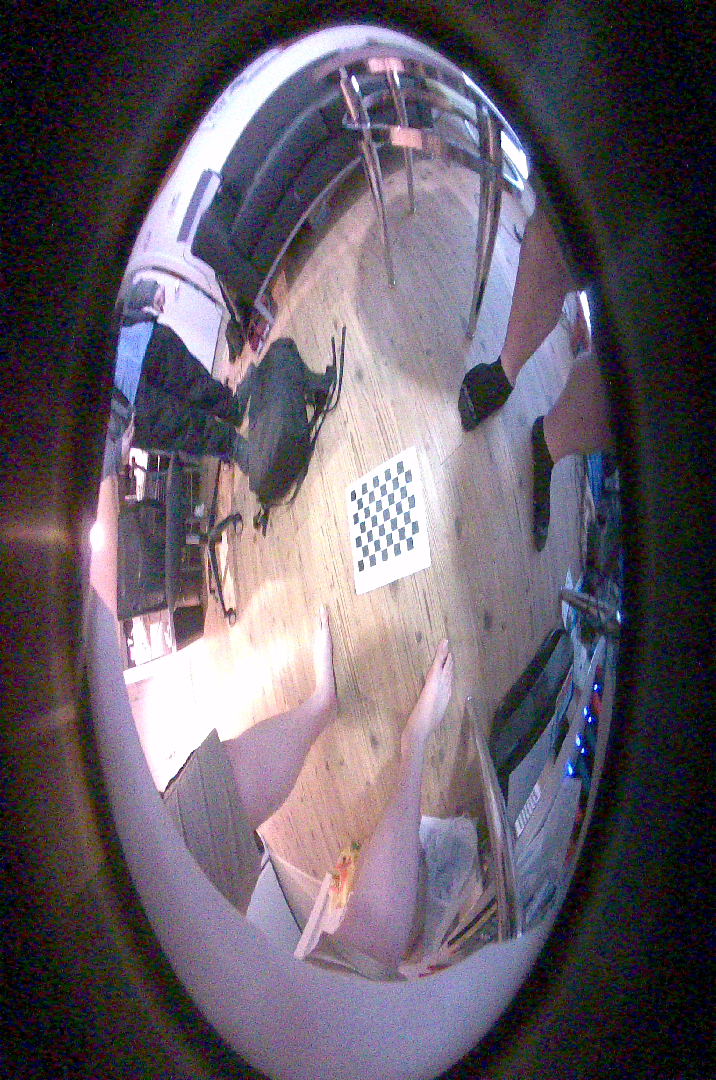
#> input picture calibration_images/image1.png, 716 x 1080 px, given as the content of the folder calibration_images/left, which was not available
$ python calibration.py --output_folder out --images calibration_images   (older library calls are emulated)
#> lines starting #> are read from the running program, lines starting #| are printed output that depends on the picture; after the words box and inside, x2 and y2 are one past the last pixel; in counts of white or black regions, pixels touching at a corner belong together; long printed decimals are rounded; pictures that were not available may be replaced by others from this repository, and a replacement may not be noted
### undistort.py
import cv2.fisheye
import numpy as np
import cv2


def undistort_pinhole(img, K, D, R, P):
    h, w = img.shape[:2]

    leftMapX, leftMapY = cv2.initUndistortRectifyMap(K, D, R, P, (w, h), cv2.CV_32FC1)
    return cv2.remap(img, leftMapX, leftMapY, cv2.INTER_LINEAR, cv2.BORDER_CONSTANT)

# [10 lines left out: function undistort_fisheye, not called in this run]

def nothing(x):
    pass

# [51 lines that do not run on import are left out]

### utils.py
import cv2
import numpy as np

import re

# crop padding from opencv image
def crop_padding(image, left, right, top, bottom):
    return image[top:image.shape[0]-bottom, left:image.shape[1]-right]

def crop_left(img):
    cropped_img = img[0:img.shape[0], 0:int(img.shape[1]/2)]
    return cropped_img

def crop_right(img):
    cropped_img = img[0:img.shape[0], int(img.shape[1]/2):int(img.shape[1])]
    return cropped_img

# [39 lines left out: functions crop_sphere, downsample_image, colormap_depth, not called in this run]

def draw_stereo_lines(image):
    ret_image = image.copy()

    #draw n horizontal lines across image
    for i in range(0, image.shape[0], 10):
        cv2.line(ret_image, (0, i), (image.shape[1], i), (0, 255, 0), 1)

    return ret_image

def atoi(text):
    return int(text) if text.isdigit() else text
def natural_keys(text):
    return [ atoi(c) for c in re.split('(\d+)',text) ]

def sort_files(files):
    return files.sort(key=natural_keys)

### calibration.py
import cv2.fisheye
import numpy as np
import cv2 as cv
import glob
import undistort
import utils
import argparse
import os

# termination criteria
criteria = (cv.TERM_CRITERIA_EPS + cv.TERM_CRITERIA_MAX_ITER, 100, 1e-5)

checkerboard_flags = cv2.CALIB_CB_ADAPTIVE_THRESH + cv2.CALIB_CB_FILTER_QUADS + cv2.CALIB_CB_FAST_CHECK


# Arrays to store object points and image points from all the images.
objpoints = [] # 3d point in real world space

imgpoints0 = [] # 2d points in image plane.
imgpoints1 = [] # 2d points in image plane.

if __name__ == "__main__":
    parser = argparse.ArgumentParser(description='Camera calibration')
    parser.add_argument('--output_folder', type=str, required=True, help='Path to the stereo calibration output folder')
    parser.add_argument('--images', type=str, required=True, help='Folder containing left and right images')
    parser.add_argument('--grid_size', type=tuple, required=False, default=(6, 0, 9), help='Checkerboard grid size in the form X,X')
    parser.add_argument('--square_size', type=float, required=False, default=76.4, help='Checkerboard square size (mm)')
    parser.add_argument('--skip_frames', type=int, required=False, default=1, help='Number of frames to skip')

    args = parser.parse_args()

    if not os.path.exists(args.output_folder):
        os.makedirs(args.output_folder)

    CHECKERBOARD = (int(args.grid_size[0]), int(args.grid_size[2]))

    # prepare object points, like (0,0,0), (1,0,0), (2,0,0) ....,(6,5,0)
    objp = np.zeros((1, CHECKERBOARD[0] * CHECKERBOARD[1], 3), np.float32)
    objp[:, :, :2] = np.mgrid[0:CHECKERBOARD[0], 0:CHECKERBOARD[1]].T.reshape(-1, 2)
    objp = objp * 0.001 * args.square_size

    images0 = glob.glob(args.images + "/left/*.png")
    images1 = glob.glob(args.images + "/right/*.png")
    utils.sort_files(images0)
    utils.sort_files(images1)

    cv2.namedWindow('frame0', cv2.WINDOW_NORMAL)
    cv2.resizeWindow('frame0', 400, 400)

    cv2.namedWindow('frame1', cv2.WINDOW_NORMAL)
    cv2.resizeWindow('frame1', 400, 400)

    print("gathering points")

    for i in range(0, len(images0), args.skip_frames):
        fname0 = images0[i]
        fname1 = images1[i]
        img0 = cv.imread(fname0)
#> img0 is the input picture: shape (1080, 716, 3); mean B, G, R 101.8, 91.2, 99.8
        img1 = cv.imread(fname1)

        cv.imshow('frame0', img0)
        cv.imshow('frame1', img1)

        gray0 = cv.cvtColor(img0, cv.COLOR_BGR2GRAY)
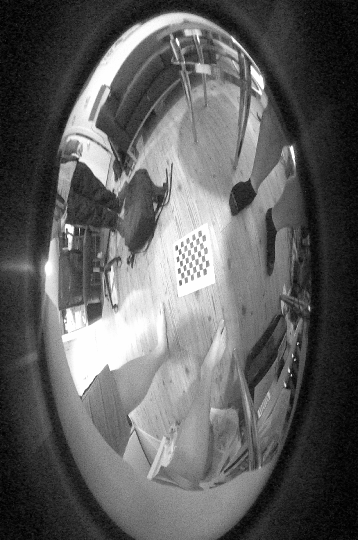
#> gray0: shape (1080, 716) (shown at 1/2 size); min 0, max 255, mean 95
        gray1 = cv.cvtColor(img1, cv.COLOR_BGR2GRAY)


        # Find the chess board corners
        ret0, corners0 = cv.findChessboardCorners(gray0, CHECKERBOARD, checkerboard_flags)
#> ret0 = True; corners0 = 54 rows, first 8: [362.5, 558.7], [361.1, 546.1], [360.4, 534], [358.2, 522.6], [357.3, 511.7], [355.7, 498.5], [368.4, 555.5], [367.1, 543.6]
        ret1, corners1 = cv.findChessboardCorners(gray1, CHECKERBOARD, checkerboard_flags)
#> ret1 = True; corners1 has the same summary as corners0

        # If found, add object points, image points (after refining them)
        if ret0 == True and ret1 == True:
            print("found chessboard")
            objpoints.append(objp)
            corners2 = cv.cornerSubPix(gray0, corners0, (3,3), (-1,-1), criteria)
#> corners2 = 54 rows, first 8: [362.6, 558.3], [361.4, 546.4], [360.2, 534.4], [358.7, 522.3], [357.5, 511], [355.8, 499.1], [368.4, 555.4], [367.3, 543.4]
            corners3 = cv.cornerSubPix(gray1, corners1, (3, 3), (-1, -1), criteria)
#> corners3 has the same summary as corners2

            imgpoints0.append(corners2)
            imgpoints1.append(corners3)

            # Draw and display the corners
            cv.drawChessboardCorners(img0, CHECKERBOARD, corners2, ret0)
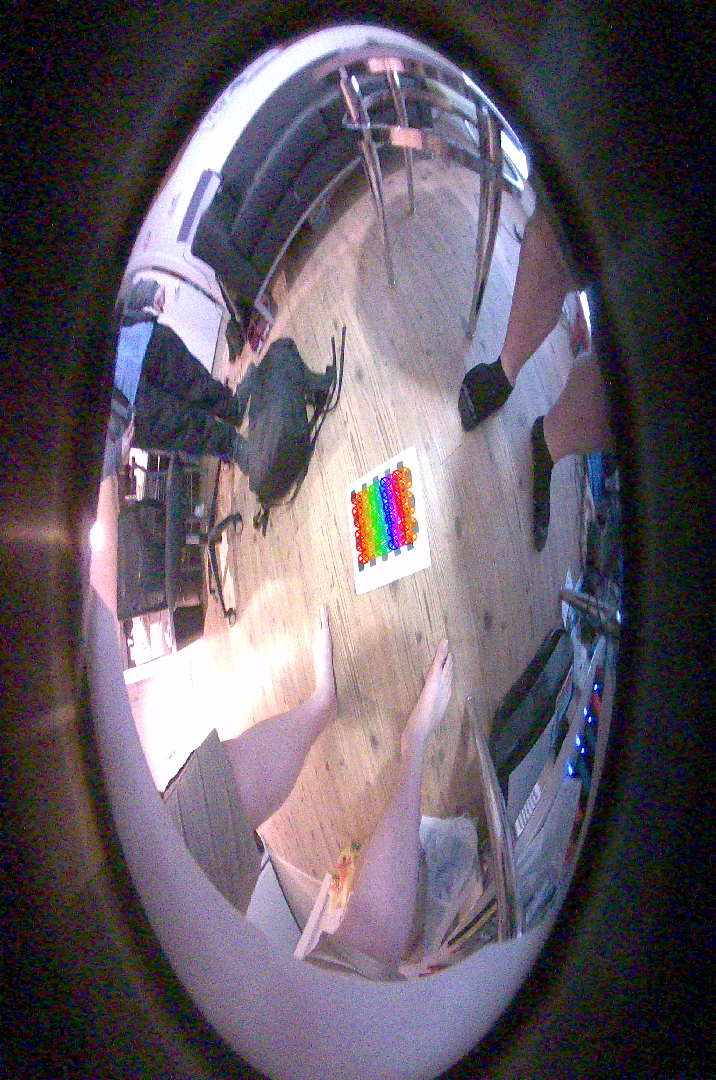
#> img0: shape (1080, 716, 3); 0.59% of pixels changed, all inside (x1, y1, x2, y2) = (350, 466, 418, 565)
            cv.imshow('frame0', img0)

            cv.drawChessboardCorners(img1, CHECKERBOARD, corners3, ret1)
            cv.imshow('frame1', img1)
            cv.waitKey(1)
        else:

            print("chessboard not found")

        cv2.waitKey(1)

    cv.destroyAllWindows()

    img0 = cv.imread(images0[0])
    img1 = cv.imread(images1[0])
    # img0 = utils.crop_sphere(img0, 350)
    # img1 = utils.crop_sphere(img1, 350)
    gray_image0 = cv.cvtColor(img0, cv.COLOR_BGR2GRAY)
    gray_image1 = cv.cvtColor(img1, cv.COLOR_BGR2GRAY)

    N_OK = len(objpoints)


    h, w = img0.shape[:2]


    print("computing left camera intrinsics...")
    ret, K0, D0, rvecs0, tvecs0 = cv2.calibrateCamera(objpoints, imgpoints0, (w, h), None, None)
#> ret = 0.44; K0 = [[143.6, 0, 360.8], [0, 284.7, 551.5], [0, 0, 1]]; D0 = [[0.46, -4.56, 0.0191, -0.0443, 15.07]]; rvecs0 = ([-0.316, 0.207, -1.78],); tvecs0 = ([0.0227, 0.0412, 1.77],)
    print("computing right camera intrinsics...")
    ret, K1, D1, rvecs1, tvecs1 = cv2.calibrateCamera(objpoints, imgpoints1, (w, h), None, None)
#> K1 = [[143.6, 0, 360.8], [0, 284.7, 551.5], [0, 0, 1]]; D1 = [[0.46, -4.56, 0.0191, -0.0443, 15.07]]; rvecs1 = ([-0.316, 0.207, -1.78],); tvecs1 = ([0.0227, 0.0412, 1.77],)

    print("K0: ", K0)
#| K0:  [[143.589   0.         360.763]
#|  [  0.         284.706 551.529]
#|  [  0.           0.           1.        ]]
    print("K1: ", K1)
#| K1:  [[143.589   0.         360.763]
#|  [  0.         284.706 551.529]
#|  [  0.           0.           1.        ]]
    print("D0: ", D0)
#| D0:  [[ 0.4598  -4.557  0.0191 -0.04432 15.074]]
    print("D1: ", D1)
#| D1:  [[ 0.4598  -4.557  0.0191 -0.04432 15.074]]

    np.save(args.output_folder+"/K0.npy", K0)
    np.save(args.output_folder+"/K1.npy", K1)
    np.save(args.output_folder+"/D0.npy", D0)
    np.save(args.output_folder+"/D1.npy", D1)

    print("performing stereo calibration...")
    ret, K0, D0, K1, D1, R, T, E, F = cv.stereoCalibrate(objpoints, imgpoints0, imgpoints1, K0, D0, K1, D1, (w, h), criteria, cv.CALIB_FIX_INTRINSIC)
#> R = [[1, -1.98e-12, 3.97e-12], [1.98e-12, 1, 1.01e-12], [-3.97e-12, -1.01e-12, 1]]; T = [-7.48e-12, -2.1e-12, -4.11e-13]; E = [[9.14e-24, 4.11e-13, -2.1e-12], [-4.11e-13, -6.75e-24, 7.48e-12], [2.1e-12, -7.48e-12, 7.63e-25]]; F = [[-8.25e-06, -187271.3, 374739943.5], [187271.3, 1.55e-06, -556377255.4], [-374739943.5, 556377255.4, 1]]

    print("R: ", R)
#| R:  [[ 1.00000000e+00 -1.98399824e-12  3.97379011e-12]
#|  [ 1.98399824e-12  1.00000000e+00  1.01093442e-12]
#|  [-3.97379011e-12 -1.01093442e-12  1.00000000e+00]]
    print("T: ", T)
#| T:  [[-7.48020133e-12]
#|  [-2.09501507e-12]
#|  [-4.11489403e-13]]
    print("E: ", E)
#| E:  [[ 9.14154442e-24  4.11489403e-13 -2.09501507e-12]
#|  [-4.11489403e-13 -6.74559872e-24  7.48020133e-12]
#|  [ 2.09501507e-12 -7.48020133e-12  7.63157202e-25]]
    print("F: ", F)
#| F:  [[-8.24915082e-06 -1.87271332e+05  3.74739943e+08]
#|  [ 1.87271332e+05  1.54830359e-06 -5.56377255e+08]
#|  [-3.74739943e+08  5.56377255e+08  1.00000000e+00]]

    print("performing stereo rectification...")
    R0, R1, P0, P1, Q, roi0, roi1 = cv.stereoRectify(K0, D0, K1, D1, (w, h), R, T, flags=cv.CALIB_ZERO_DISPARITY, alpha=0)
#> R0 = [[0.962, 0.269, 0.0529], [-0.269, 0.963, -0.00726], [-0.0529, -0.00726, 0.999]]; R1 has the same summary as R0; P0 = [[73570.2, 0, 342.4, 0], [0, 73570.2, 541.6, 0], [0, 0, 1, 0]]; P1 = [[73570.2, 0, 342.4, -5.72e-07], [0, 73570.2, 541.6, 0], [0, 0, 1, 0]]; Q = [[1, 0, 0, -342.4], [0, 1, 0, -541.6], [0, 0, 0, 73570.2], [0, 0, 1.29e+11, 0]]; roi0 = (0, 0, 0, 0); roi1 = (0, 0, 0, 0)

    np.save(args.output_folder+"/R0.npy", R0)
    np.save(args.output_folder+"/R1.npy", R1)

    np.save(args.output_folder+"/P0.npy", P0)
    np.save(args.output_folder+"/P1.npy", P1)

    np.save(args.output_folder+"/Q.npy", Q)

    left_rectified = undistort.undistort_pinhole(img0, K0, D0, R0, P0)
#> in undistort_pinhole, `leftMapX, leftMapY = cv2.initUndistortRectifyMap(K, D, R, P, (w, h), c..`:
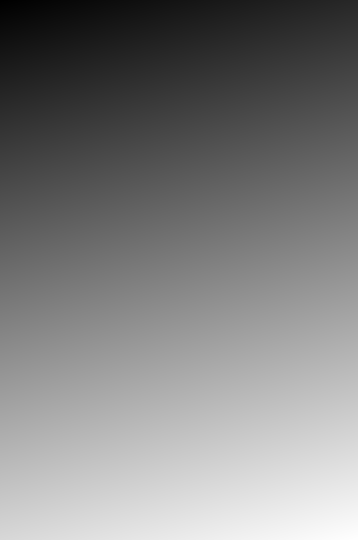
#> leftMapY: shape (1080, 716) float32 (shown at 1/2 size); min 547.1, max 551.9, mean 549.5; drawn with min black and max white
    right_rectified = undistort.undistort_pinhole(img1, K1, D1, R1, P1)

    cv2.namedWindow('frame0', cv2.WINDOW_NORMAL)
    cv2.resizeWindow('frame0', 400, 400)

    cv2.namedWindow('frame1', cv2.WINDOW_NORMAL)
    cv2.resizeWindow('frame1', 400, 400)

    print("complete!")

    undistorted_img0 = utils.draw_stereo_lines(left_rectified)
#> after the loop in draw_stereo_lines, `for i in range(0, image.shape[0], 10):`:
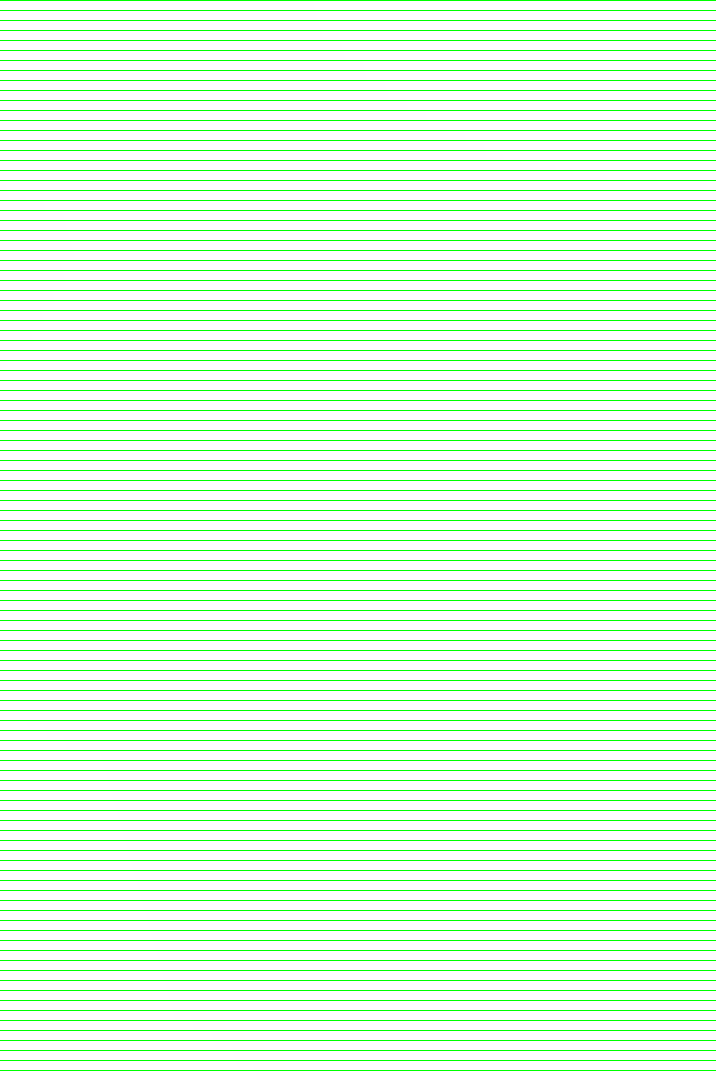
#> ret_image: shape (1080, 716, 3); mean B, G, R 229.5, 253.3, 229.5
    undistorted_img1 = utils.draw_stereo_lines(right_rectified)

    cv.imshow('frame0', undistorted_img0)
    cv.imshow('frame1', undistorted_img1)

    cv.imshow('original0', img0)
    cv.imshow('original1', img1)

    while True:
        key = cv.waitKey(20)
#> (key Esc is pressed here)
        if key == 27: #exit on esc
            break

$ run again, on calibration_images/image10.png
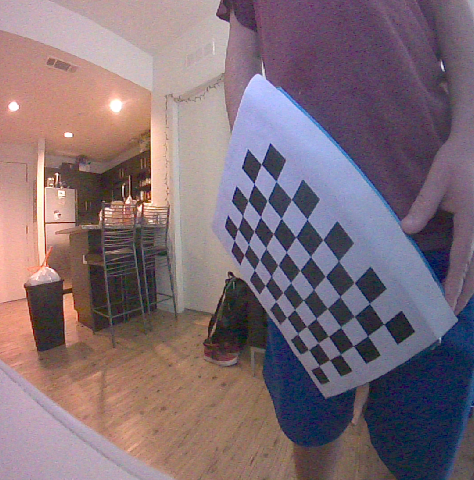
#> input picture calibration_images/image10.png, 474 x 480 px, given as the content of the folder calibration_images/left, which was not available
#> img0 is the input picture: shape (480, 474, 3); mean B, G, R 117.8, 109.5, 127.8
#> `gray0 = cv.cvtColor(img0, cv.COLOR_BGR2GRAY)`:
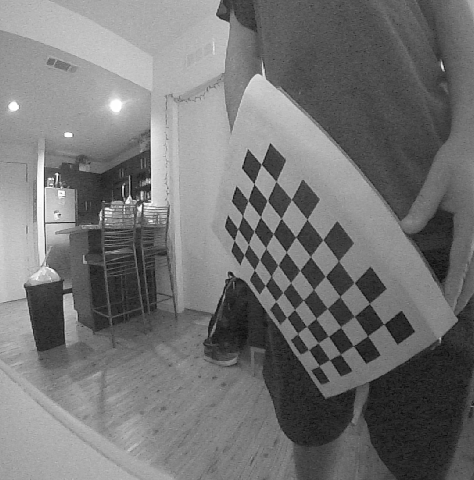
#> gray0: shape (480, 474); min 7, max 255, mean 115.9
#> ret0 = True; corners0 = 54 rows, first 8: [383.7, 324.2], [367.5, 335.8], [353.1, 345.7], [340.2, 354.3], [329.4, 359.8], [319, 365.6], [369.3, 303.5], [354.3, 316.2]
#> ret1 = True; corners1 has the same summary as corners0
#> corners2 = 54 rows, first 8: [383.8, 324.2], [367.5, 335.9], [353.2, 345.8], [340.3, 354.3], [329.5, 359.7], [319.2, 365.6], [369.4, 303.5], [354.2, 316.2]
#> corners3 has the same summary as corners2
#> img0: shape (480, 474, 3); 3.43% of pixels changed, all inside (x1, y1, x2, y2) = (228, 158, 391, 373)
#> ret = 0.428; K0 = [[170.5, 0, 183.6], [0, 300.1, 198.4], [0, 0, 1]]; D0 = [[-0.108, 0.0086, -0.00693, -0.00371, 0.000476]]; rvecs0 = ([1.27, -0.082, 1.82],); tvecs0 = ([0.762, 0.282, 0.486],)
#> K1 = [[170.5, 0, 183.6], [0, 300.1, 198.4], [0, 0, 1]]; D1 = [[-0.108, 0.0086, -0.00693, -0.00371, 0.000476]]; rvecs1 = ([1.27, -0.082, 1.82],); tvecs1 = ([0.762, 0.282, 0.486],)
#| K0:  [[170.523   0.         183.577 ]
#|  [  0.         300.080 198.415]
#|  [  0.           0.           1.        ]]
#| K1:  [[170.523   0.         183.577 ]
#|  [  0.         300.080 198.415]
#|  [  0.           0.           1.        ]]
#| D0:  [[-0.1079  0.0086 -0.006928 -0.003712  0.0004756]]
#| D1:  [[-0.1079  0.0086 -0.006928 -0.003712  0.0004756]]
#> R = [[1, 2.22e-14, 7.8e-14], [-2.22e-14, 1, -9.62e-15], [-7.8e-14, 9.62e-15, 1]]; T = [-7.14e-14, 1.51e-14, 3.17e-14]; E = [[-4.75e-28, -3.17e-14, 1.51e-14], [3.17e-14, 1.39e-27, 7.14e-14], [-1.51e-14, -7.14e-14, -4.92e-28]]; F = [[2.11e-06, 79971709.2, -2.73e+10], [-79971709.2, -2e-06, -1.61e+10], [2.73e+10, 1.61e+10, 1]]
#| R:  [[ 1.00000000e+00  2.22257152e-14  7.80285663e-14]
#|  [-2.22257152e-14  1.00000000e+00 -9.62087081e-15]
#|  [-7.80285663e-14  9.62087081e-15  1.00000000e+00]]
#| T:  [[-7.13556609e-14]
#|  [ 1.51015650e-14]
#|  [ 3.16619696e-14]]
#| E:  [[-4.74643545e-28 -3.16619696e-14  1.51015650e-14]
#|  [ 3.16619696e-14  1.39021352e-27  7.13556609e-14]
#|  [-1.51015650e-14 -7.13556609e-14 -4.91849870e-28]]
#| F:  [[ 2.10969865e-06  7.99717092e+07 -2.73136839e+10]
#|  [-7.99717092e+07 -1.99537975e-06 -1.60523576e+10]
#|  [ 2.73136839e+10  1.60523576e+10  1.00000000e+00]]
#> R0 = [[0.897, -0.19, -0.398], [0.19, 0.981, -0.0399], [0.398, -0.0399, 0.916]]; R1 has the same summary as R0; P0 = [[509, 0, 858.1, 0], [0, 509, 113.5, 0], [0, 0, 1, 0]]; P1 = [[509, 0, 858.1, -4.05e-11], [0, 509, 113.5, 0], [0, 0, 1, 0]]; Q = [[1, 0, 0, -858.1], [0, 1, 0, -113.5], [0, 0, 0, 509], [0, 0, 1.26e+13, 0]]; roi0 = (0, 0, 474, 480)
#> after the loop in draw_stereo_lines, `for i in range(0, image.shape[0], 10):`:
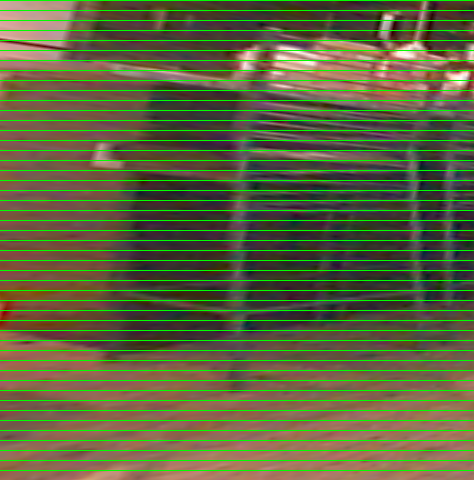
#> ret_image: shape (480, 474, 3); mean B, G, R 62.7, 97.6, 94.5
